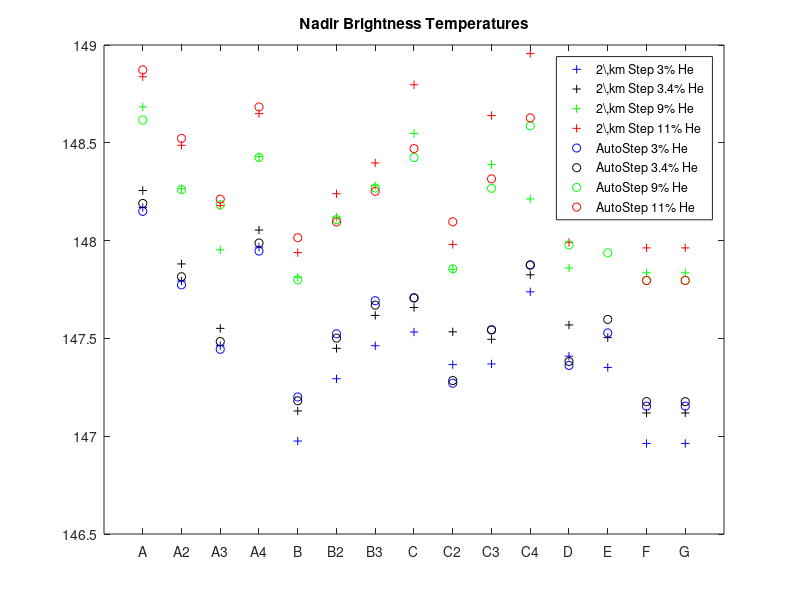
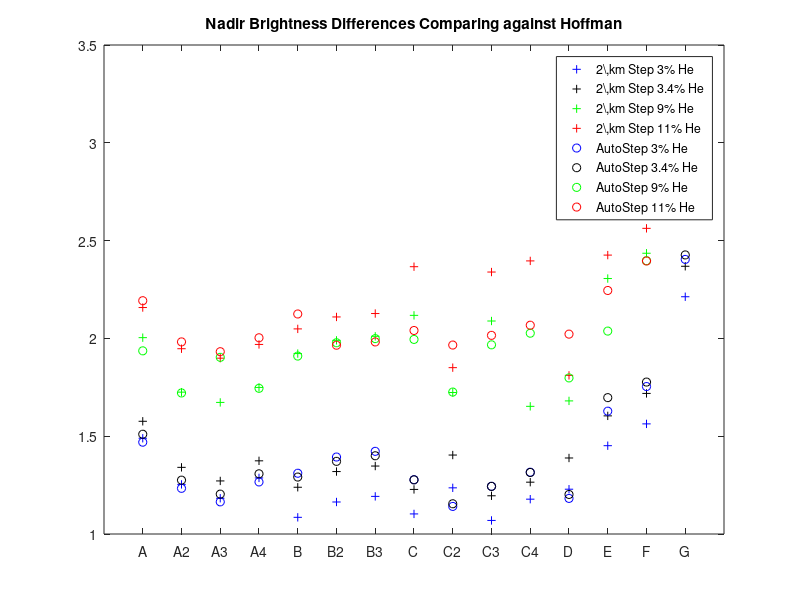

Recreate these plots in MATLAB, in order.
 clear all
 figure(999)
 
 load He_0_3_normal
 dlmwrite('He_0_3_normal_Tbeam.dat',Tbeam_nadir,'\t')
 plot(Tbeam_nadir,'+b')
 hold on;
 
 load He_0_34_normal
 dlmwrite('He_0_34_normal_Tbeam.dat',Tbeam_nadir,'\t')
 plot(Tbeam_nadir,'+k')
 
 load He_0_9_normal
 dlmwrite('He_0_9_normal_Tbeam.dat',Tbeam_nadir,'\t')
 plot(Tbeam_nadir,'+g')
 
 load He_0_11_normal
 dlmwrite('He_0_11_normal_Tbeam.dat',Tbeam_nadir,'\t')
 plot (Tbeam_nadir,'+r')
 
 load He_0_3_normal_auto
 dlmwrite('He_0_3_normal_auto_Tbeam.dat',Tbeam_nadir,'\t')
 plot (Tbeam_nadir, 'ob')

 load He_0_34_normal_auto
 dlmwrite('He_0_34_normal_auto_Tbeam.dat',Tbeam_nadir,'\t')
 plot (Tbeam_nadir,'ok')
 
  
 load He_0_9_normal_auto
 dlmwrite('He_0_9_normal_auto_Tbeam.dat',Tbeam_nadir,'\t')
 plot (Tbeam_nadir, 'og')
 
 load He_0_11_normal_auto
 dlmwrite('He_0_11_normal_auto_Tbeam.dat',Tbeam_nadir,'\t')
 plot (Tbeam_nadir, 'or')
 
 set(gca,'XTick',1:1:15)
 set(gca,'XTickLabel',Model_names)
 legend('2\,km Step 3% He','2\,km Step 3.4% He','2\,km Step 9% He','2\,km Step 11% He', ...
        'AutoStep 3% He','AutoStep 3.4% He','AutoStep 9% He','AutoStep 11% He')
 title('Nadir Brightness Temperatures')           
 hold off
 
 figure(1000)
 clf
 load He_0_3_normal
 dlmwrite('He_0_3_normal_residual.dat',residual,'\t')
 plot(residual,'+b')
 
 hold on;
 
 load He_0_34_normal
 dlmwrite('He_0_34_normal_residual.dat',residual,'\t')
 plot(residual,'+k')
 
 load He_0_9_normal
 dlmwrite('He_0_9_normal_residual.dat',residual,'\t')
 plot(residual,'+g')
 
 load He_0_11_normal
 dlmwrite('He_0_11_normal_residual.dat',residual,'\t')
 plot (residual,'+r')

 load He_0_3_normal_auto
 dlmwrite('He_0_3_normal_auto_residual.dat',residual,'\t')
 plot (residual, 'ob')
 
 load He_0_34_normal_auto
 dlmwrite('He_0_34_normal_auto_residual.dat',residual,'\t')
 plot (residual,'ok')
 
 load He_0_9_normal_auto
 dlmwrite('He_0_9_normal_auto_residual.dat',residual,'\t')
 plot (residual, 'og')
 
 load He_0_11_normal_auto
 dlmwrite('He_0_11_normal_auto_residual.dat',residual,'\t')
 plot (residual, 'or')
 
 set(gca,'XTick',1:1:15)
 set(gca,'XTickLabel',Model_names)
 legend('2\,km Step 3% He','2\,km Step 3.4% He','2\,km Step 9% He','2\,km Step 11% He', ...
        'AutoStep 3% He','AutoStep 3.4% He','AutoStep 9% He','AutoStep 11% He')
 title('Nadir Brightness Differences Comparing against Hoffman')           
 hold off
 
 
 
 
 
% 
% figure(1000)
% plot(Tbeam_seventy_five-Tbeam_thesis_seventy_five,'+k')
% hold on;
% plot(Tbeam_nadir-Tbeam_thesis,'+b')
% set(gca,'XTickLabel',Model_names)
% set(gca,'XTick',1:1:15)
% set(gca,'XTickLabel',Model_names)
% legend('Error in Limb values ^{\circ} K','Error in nadir values ^{\circ} K')
% title('Error compared with Hoffman')
% %savefig('error','pdf','-cmyk','-r600')
% hold off
% 
% figure(1001)
% plot(Tbeam_thesis-Tbeam_thesis_seventy_five,'+r')
% hold on
% plot(Tbeam_nadir-Tbeam_seventy_five,'+g')
% set(gca,'XTick',1:1:15)
% set(gca,'XTickLabel',Model_names)
% legend('Hoffman Values','Run values')
% title('Compare Limb darkening')
% %savefig('darkening','pdf','-cmyk','-r600')
% hold off
% %mv *.pdf plots
% /*P T dr XH2 XHe XH2S XNH3 XH2O XCH4 XPH3  clouds DNH4SH DH2S DNH3 DH2O DCH4
% DPH3 DSOL g mu refr_w/o refr_ w/  */
% color_funtime={'b','g','r','k','y','--b','--g','--r','--k','--y','+b','+g','+r','+k','+y'}
% figure(1002)
% for j=1:1
%         plot(XPH3(1:296,1),tcme(1:296,1,1),color_funtime{j})
%         hold on;
% end
% hold off